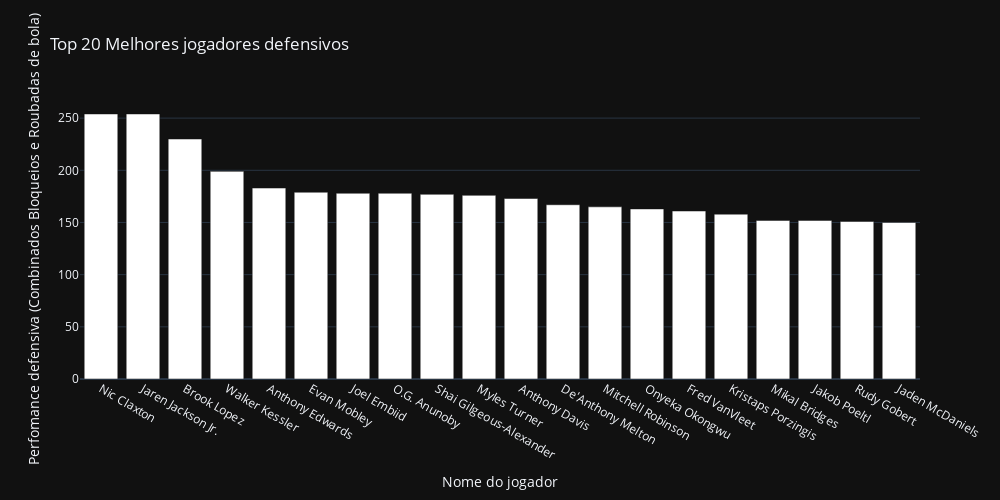

Notebook code cell kept with this figure:
### Markdown cell above
Com alguns dados de defesa como bloqueio e roubos de bolas(BLK + STL) conseguimos estimar os 20 melhores jogadores da NBA no quesito defensivo

### Code cell
ev['Defensive_Performance'] = ev['BLK'] + ev['STL']
best_defending_players = ev.sort_values(by='Defensive_Performance', ascending=False).head(20)

fig_defending = go.Figure()
fig_defending.add_trace(go.Bar(x=best_defending_players['PName'],
                               y=best_defending_players['Defensive_Performance'], marker_color='white'))

fig_defending.update_layout(
    title='Top 20 Melhores jogadores defensivos',
    xaxis_title='Nome do jogador',
    yaxis_title='Perfomance defensiva (Combinados Bloqueios e Roubadas de bola)',
    height=500,
    width=1000,
    template='plotly_dark'
)

### Figure 1 — Plotly figure (JSON) as saved in the notebook; plotly's stock layout.template omitted (floating-point values rounded to 4 significant figures)
{"data": [{"marker": {"color": "white"}, "x": ["Nic Claxton", "Jaren Jackson Jr.", "Brook Lopez", "Walker Kessler", "Anthony Edwards", "Evan Mobley", "Joel Embiid", "O.G. Anunoby", "Shai Gilgeous-Alexander", "Myles Turner", "Anthony Davis", "De'Anthony Melton", "Mitchell Robinson", "Onyeka Okongwu", "Fred VanVleet", "Kristaps Porzingis", "Mikal Bridges", "Jakob Poeltl", "Rudy Gobert", "Jaden McDaniels"], "y": [254, 254, 230, 199, 183, 179, 178, 178, 177, 176, 173, 167, 165, 163, 161, 158, 152, 152, 151, 150], "type": "bar"}], "layout": {"title": {"text": "Top 20 Melhores jogadores defensivos"}, "xaxis": {"title": {"text": "Nome do jogador"}}, "yaxis": {"title": {"text": "Perfomance defensiva (Combinados Bloqueios e Roubadas de bola)"}}, "height": 500, "width": 1000}}
